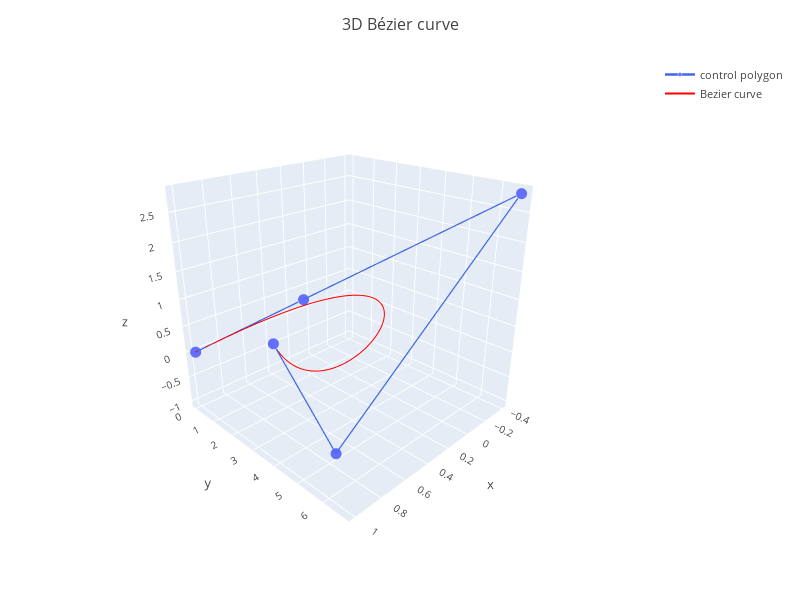

Notebook code for this chart:
### Markdown cell above
Let us define and plot a B&eacute;zier curve with an almost linear segment with an end at b[1]:

### Code cell
b = [[1, 0, 0], [0.5, 2.4, 1], [-0.4, 6.72, 2.8], [0.75, 5, -1], [1, 4, 1]]  #Bezier  control polygon
D = length(b[1])
N = 150
t = LinRange(0,1, N)
cpoint =  zeros(N, D);
T  = zeros(N, D)
for (k, s) in enumerate(t)
    cpoint[k, :], T[k, :] = deCasteljau(b, s)
end
bx = [p[1] for p in b]
by = [p[2] for p in b]
bz = [p[3] for p in b]

tr1 = scatter3d(x=bx, y=by, z= bz, mode="markers+lines", name="control polygon", 
              line_color="RoyalBlue", marker_size=4, line_width=2.5)
tr2 = scatter3d(x=cpoint[:, 1], y=cpoint[:, 2], z=cpoint[:, 3], mode="lines", 
                name="Bezier curve", line_color="red", line_width=2)

layout = Layout(title_text="3D B\u00E9zier curve", title_x=0.5,
                             width=800, height=600, font_size=11,
                             scene_camera_eye=attr(x=1.6, y=1.6, z=1))
pl = Plot([tr1, tr2], layout, style=plotlyju)

### Figure 1 — Plotly figure (JSON) as saved in the notebook; plotly's stock layout.template omitted (floating-point values rounded to 4 significant figures; data arrays with more than 128 entries replaced by an {"elided": "..."} marker saying what was removed)
{"data": [{"colorbar": {"outlinewidth": 0, "thickness": 23, "ticks": ""}, "colorscale": [[0, "#0c0786"], [0.1, "#40039c"], [0.2, "#6a00a7"], [0.3, "#8f0da3"], [0.4, "#b02a8f"], [0.5, "#cb4777"], [0.6, "#e06461"], [0.7, "#f2844b"], [0.8, "#fca635"], [0.9, "#fcce25"], [1, "#eff821"]], "line": {"color": "RoyalBlue", "width": 2.5}, "marker": {"color": "#636efa", "line": {"color": "#E5ECF6", "width": 0.5}, "size": 4}, "mode": "markers+lines", "name": "control polygon", "type": "scatter3d", "x": [1, 0.5, -0.4, 0.75, 1], "y": [0, 2.4, 6.72, 5, 4], "z": [0, 1, 2.8, -1, 1]}, {"colorbar": {"outlinewidth": 0, "thickness": 23, "ticks": ""}, "colorscale": [[0, "#0c0786"], [0.1, "#40039c"], [0.2, "#6a00a7"], [0.3, "#8f0da3"], [0.4, "#b02a8f"], [0.5, "#cb4777"], [0.6, "#e06461"], [0.7, "#f2844b"], [0.8, "#fca635"], [0.9, "#fcce25"], [1, "#eff821"]], "line": {"color": "red", "width": 2}, "marker": {"color": "#EF553B", "line": {"color": "#E5ECF6", "width": 0.5}}, "mode": "lines", "name": "Bezier curve", "type": "scatter3d", "x": {"elided": "150 float values"}, "y": {"elided": "150 float values"}, "z": {"elided": "150 float values"}}], "layout": {"coloraxis": {"colorbar": {"outlinewidth": 0, "thickness": 23, "ticks": ""}, "colorscale": [[0, "#0c0786"], [0.1, "#40039c"], [0.2, "#6a00a7"], [0.3, "#8f0da3"], [0.4, "#b02a8f"], [0.5, "#cb4777"], [0.6, "#e06461"], [0.7, "#f2844b"], [0.8, "#fca635"], [0.9, "#fcce25"], [1, "#eff821"]]}, "font": {"size": 11}, "height": 600, "hovermode": "closest", "margin": {"b": 50, "l": 50, "r": 50, "t": 60}, "paper_bgcolor": "white", "plot_bgcolor": "#E5ECF6", "scene": {"camera": {"eye": {"x": 1.6, "y": 1.6, "z": 1}}, "xaxis": {"backgroundcolor": "#E5ECF6", "gridcolor": "white", "gridwidth": 2, "showbackground": true, "zerolinecolor": "white"}, "yaxis": {"backgroundcolor": "#E5ECF6", "gridcolor": "white", "gridwidth": 2, "showbackground": true, "zerolinecolor": "white"}, "zaxis": {"backgroundcolor": "#E5ECF6", "gridcolor": "white", "gridwidth": 2, "showbackground": true, "zerolinecolor": "white"}}, "ternary": {"aaxis": {"gridcolor": "white", "linecolor": "white", "ticks": " "}, "baxis": {"gridcolor": "white", "linecolor": "white", "ticks": " "}, "bgcolor": "#E5ECF6", "caxis": {"gridcolor": "white", "linecolor": "white", "ticks": " "}}, "title": {"font": {"size": 16}, "text": "3D Bézier curve", "x": 0.5}, "width": 800, "xaxis": {"gridcolor": "white", "linecolor": "white", "ticks": "", "title": {"standoff": 15}, "zeroline": false}, "yaxis": {"gridcolor": "white", "linecolor": "white", "ticks": "", "title": {"standoff": 15}, "zeroline": false}}}
